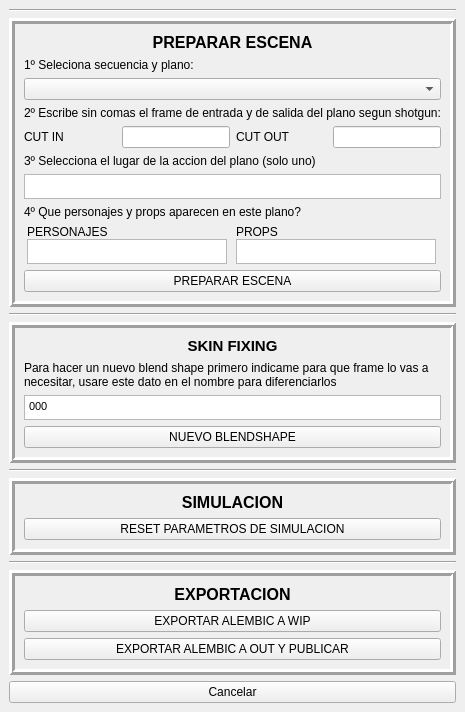
<?xml version="1.0" encoding="UTF-8"?>
<ui version="4.0">
 <class>DockWidget</class>
 <widget class="QDockWidget" name="DockWidget">
  <property name="geometry">
   <rect>
    <x>0</x>
    <y>0</y>
    <width>456</width>
    <height>712</height>
   </rect>
  </property>
  <property name="sizePolicy">
   <sizepolicy hsizetype="Preferred" vsizetype="Preferred">
    <horstretch>50</horstretch>
    <verstretch>0</verstretch>
   </sizepolicy>
  </property>
  <property name="windowTitle">
   <string>DockWidget</string>
  </property>
  <widget class="QWidget" name="dockWidgetContents">
   <layout class="QVBoxLayout" name="verticalLayout_2">
    <item>
     <widget class="Line" name="line_5">
      <property name="frameShadow">
       <enum>QFrame::Sunken</enum>
      </property>
      <property name="lineWidth">
       <number>1</number>
      </property>
      <property name="orientation">
       <enum>Qt::Horizontal</enum>
      </property>
     </widget>
    </item>
    <item>
     <widget class="QFrame" name="frame_4">
      <property name="frameShape">
       <enum>QFrame::Box</enum>
      </property>
      <property name="frameShadow">
       <enum>QFrame::Raised</enum>
      </property>
      <property name="lineWidth">
       <number>3</number>
      </property>
      <layout class="QVBoxLayout" name="verticalLayout_9">
       <item>
        <layout class="QVBoxLayout" name="verticalLayout_5">
         <property name="leftMargin">
          <number>0</number>
         </property>
         <property name="topMargin">
          <number>0</number>
         </property>
         <item>
          <widget class="QLabel" name="label_12">
           <property name="text">
            <string>&lt;html&gt;&lt;head/&gt;&lt;body&gt;&lt;p align=&quot;center&quot;&gt;&lt;span style=&quot; font-size:12pt; font-weight:600;&quot;&gt;PREPARAR ESCENA&lt;/span&gt;&lt;/p&gt;&lt;/body&gt;&lt;/html&gt;</string>
           </property>
          </widget>
         </item>
         <item>
          <widget class="QLabel" name="label_6">
           <property name="text">
            <string>1º Seleciona secuencia y plano:</string>
           </property>
          </widget>
         </item>
         <item>
          <layout class="QHBoxLayout" name="horizontalLayout_2">
           <item>
            <widget class="QComboBox" name="sequenceButton"/>
           </item>
          </layout>
         </item>
         <item>
          <widget class="QLabel" name="label_7">
           <property name="text">
            <string>2º Escribe sin comas el frame de entrada y de salida del plano segun shotgun:</string>
           </property>
          </widget>
         </item>
         <item>
          <layout class="QHBoxLayout" name="horizontalLayout_5">
           <property name="topMargin">
            <number>0</number>
           </property>
           <property name="rightMargin">
            <number>0</number>
           </property>
           <item>
            <widget class="QLabel" name="label_3">
             <property name="text">
              <string>CUT IN</string>
             </property>
             <property name="margin">
              <number>0</number>
             </property>
            </widget>
           </item>
           <item>
            <widget class="QLineEdit" name="cutInButton">
             <property name="sizePolicy">
              <sizepolicy hsizetype="Fixed" vsizetype="Fixed">
               <horstretch>0</horstretch>
               <verstretch>0</verstretch>
              </sizepolicy>
             </property>
             <property name="maximumSize">
              <size>
               <width>150</width>
               <height>25</height>
              </size>
             </property>
            </widget>
           </item>
           <item>
            <widget class="QLabel" name="label_4">
             <property name="text">
              <string>CUT OUT</string>
             </property>
             <property name="margin">
              <number>0</number>
             </property>
            </widget>
           </item>
           <item>
            <widget class="QLineEdit" name="cutOutButton">
             <property name="sizePolicy">
              <sizepolicy hsizetype="Fixed" vsizetype="Fixed">
               <horstretch>0</horstretch>
               <verstretch>0</verstretch>
              </sizepolicy>
             </property>
             <property name="maximumSize">
              <size>
               <width>150</width>
               <height>25</height>
              </size>
             </property>
            </widget>
           </item>
          </layout>
         </item>
         <item>
          <widget class="QLabel" name="label_5">
           <property name="text">
            <string>3º Selecciona el lugar de la accion del plano (solo uno)</string>
           </property>
          </widget>
         </item>
         <item>
          <widget class="QTextEdit" name="escenarioButton">
           <property name="sizePolicy">
            <sizepolicy hsizetype="Fixed" vsizetype="Fixed">
             <horstretch>0</horstretch>
             <verstretch>0</verstretch>
            </sizepolicy>
           </property>
           <property name="maximumSize">
            <size>
             <width>500</width>
             <height>25</height>
            </size>
           </property>
           <property name="lineWrapMode">
            <enum>QTextEdit::WidgetWidth</enum>
           </property>
          </widget>
         </item>
         <item>
          <widget class="QLabel" name="label_8">
           <property name="text">
            <string>4º Que personajes y props aparecen en este plano?</string>
           </property>
          </widget>
         </item>
         <item>
          <layout class="QHBoxLayout" name="horizontalLayout">
           <property name="topMargin">
            <number>0</number>
           </property>
           <item>
            <layout class="QVBoxLayout" name="verticalLayout_3">
             <property name="spacing">
              <number>0</number>
             </property>
             <property name="topMargin">
              <number>0</number>
             </property>
             <item>
              <widget class="QLabel" name="label_2">
               <property name="text">
                <string>PERSONAJES</string>
               </property>
              </widget>
             </item>
             <item>
              <widget class="QTextEdit" name="charsButton">
               <property name="sizePolicy">
                <sizepolicy hsizetype="Fixed" vsizetype="Fixed">
                 <horstretch>0</horstretch>
                 <verstretch>0</verstretch>
                </sizepolicy>
               </property>
               <property name="minimumSize">
                <size>
                 <width>0</width>
                 <height>0</height>
                </size>
               </property>
               <property name="maximumSize">
                <size>
                 <width>200</width>
                 <height>25</height>
                </size>
               </property>
               <property name="html">
                <string>&lt;!DOCTYPE HTML PUBLIC &quot;-//W3C//DTD HTML 4.0//EN&quot; &quot;http://www.w3.org/TR/REC-html40/strict.dtd&quot;&gt;
&lt;html&gt;&lt;head&gt;&lt;meta name=&quot;qrichtext&quot; content=&quot;1&quot; /&gt;&lt;style type=&quot;text/css&quot;&gt;
p, li { white-space: pre-wrap; }
&lt;/style&gt;&lt;/head&gt;&lt;body style=&quot; font-family:'MS Shell Dlg 2'; font-size:8.25pt; font-weight:400; font-style:normal;&quot;&gt;
&lt;p style=&quot;-qt-paragraph-type:empty; margin-top:0px; margin-bottom:0px; margin-left:0px; margin-right:0px; -qt-block-indent:0; text-indent:0px; font-size:8pt;&quot;&gt;&lt;br /&gt;&lt;/p&gt;&lt;/body&gt;&lt;/html&gt;</string>
               </property>
              </widget>
             </item>
            </layout>
           </item>
           <item>
            <layout class="QVBoxLayout" name="props3">
             <property name="spacing">
              <number>0</number>
             </property>
             <item>
              <widget class="QLabel" name="label_11">
               <property name="text">
                <string>PROPS</string>
               </property>
              </widget>
             </item>
             <item>
              <widget class="QTextEdit" name="propsButton">
               <property name="sizePolicy">
                <sizepolicy hsizetype="Fixed" vsizetype="Fixed">
                 <horstretch>0</horstretch>
                 <verstretch>0</verstretch>
                </sizepolicy>
               </property>
               <property name="maximumSize">
                <size>
                 <width>200</width>
                 <height>25</height>
                </size>
               </property>
              </widget>
             </item>
            </layout>
           </item>
          </layout>
         </item>
        </layout>
       </item>
       <item>
        <widget class="QPushButton" name="aceptarButton">
         <property name="text">
          <string>PREPARAR ESCENA</string>
         </property>
        </widget>
       </item>
      </layout>
     </widget>
    </item>
    <item>
     <widget class="Line" name="line_4">
      <property name="lineWidth">
       <number>1</number>
      </property>
      <property name="orientation">
       <enum>Qt::Horizontal</enum>
      </property>
     </widget>
    </item>
    <item>
     <widget class="QFrame" name="frame_3">
      <property name="frameShape">
       <enum>QFrame::Box</enum>
      </property>
      <property name="frameShadow">
       <enum>QFrame::Raised</enum>
      </property>
      <property name="lineWidth">
       <number>3</number>
      </property>
      <layout class="QVBoxLayout" name="verticalLayout_8">
       <item>
        <layout class="QVBoxLayout" name="verticalLayout">
         <item>
          <widget class="QLabel" name="label_9">
           <property name="text">
            <string>&lt;html&gt;&lt;head/&gt;&lt;body&gt;&lt;p align=&quot;center&quot;&gt;&lt;span style=&quot; font-size:11pt; font-weight:600;&quot;&gt;SKIN FIXING&lt;/span&gt;&lt;/p&gt;&lt;/body&gt;&lt;/html&gt;</string>
           </property>
          </widget>
         </item>
         <item>
          <widget class="QLabel" name="label">
           <property name="text">
            <string>Para hacer un nuevo blend shape primero indicame para que frame lo vas a necesitar, usare este dato en el nombre para diferenciarlos</string>
           </property>
           <property name="textFormat">
            <enum>Qt::RichText</enum>
           </property>
           <property name="alignment">
            <set>Qt::AlignLeading|Qt::AlignLeft|Qt::AlignVCenter</set>
           </property>
           <property name="wordWrap">
            <bool>true</bool>
           </property>
          </widget>
         </item>
         <item>
          <widget class="QTextEdit" name="blend_shape_frame">
           <property name="sizePolicy">
            <sizepolicy hsizetype="Fixed" vsizetype="Fixed">
             <horstretch>0</horstretch>
             <verstretch>0</verstretch>
            </sizepolicy>
           </property>
           <property name="maximumSize">
            <size>
             <width>500</width>
             <height>25</height>
            </size>
           </property>
           <property name="sizeIncrement">
            <size>
             <width>0</width>
             <height>0</height>
            </size>
           </property>
           <property name="html">
            <string>&lt;!DOCTYPE HTML PUBLIC &quot;-//W3C//DTD HTML 4.0//EN&quot; &quot;http://www.w3.org/TR/REC-html40/strict.dtd&quot;&gt;
&lt;html&gt;&lt;head&gt;&lt;meta name=&quot;qrichtext&quot; content=&quot;1&quot; /&gt;&lt;style type=&quot;text/css&quot;&gt;
p, li { white-space: pre-wrap; }
&lt;/style&gt;&lt;/head&gt;&lt;body style=&quot; font-family:'MS Shell Dlg 2'; font-size:8.25pt; font-weight:400; font-style:normal;&quot;&gt;
&lt;p style=&quot; margin-top:0px; margin-bottom:0px; margin-left:0px; margin-right:0px; -qt-block-indent:0; text-indent:0px;&quot;&gt;&lt;span style=&quot; font-size:8pt;&quot;&gt;000&lt;/span&gt;&lt;/p&gt;&lt;/body&gt;&lt;/html&gt;</string>
           </property>
          </widget>
         </item>
         <item>
          <widget class="QPushButton" name="btn_new_blendshape">
           <property name="text">
            <string>NUEVO BLENDSHAPE</string>
           </property>
          </widget>
         </item>
        </layout>
       </item>
      </layout>
     </widget>
    </item>
    <item>
     <widget class="Line" name="line_2">
      <property name="lineWidth">
       <number>1</number>
      </property>
      <property name="orientation">
       <enum>Qt::Horizontal</enum>
      </property>
     </widget>
    </item>
    <item>
     <widget class="QFrame" name="frame_2">
      <property name="frameShape">
       <enum>QFrame::Box</enum>
      </property>
      <property name="frameShadow">
       <enum>QFrame::Raised</enum>
      </property>
      <property name="lineWidth">
       <number>3</number>
      </property>
      <layout class="QVBoxLayout" name="verticalLayout_7">
       <item>
        <layout class="QVBoxLayout" name="verticalLayout_4">
         <item>
          <widget class="QLabel" name="label_10">
           <property name="text">
            <string>&lt;html&gt;&lt;head/&gt;&lt;body&gt;&lt;p align=&quot;center&quot;&gt;&lt;span style=&quot; font-size:12pt; font-weight:600;&quot;&gt;SIMULACION&lt;/span&gt;&lt;/p&gt;&lt;/body&gt;&lt;/html&gt;</string>
           </property>
          </widget>
         </item>
         <item>
          <widget class="QPushButton" name="btn_reset_simulation">
           <property name="text">
            <string>RESET PARAMETROS DE SIMULACION</string>
           </property>
          </widget>
         </item>
        </layout>
       </item>
      </layout>
     </widget>
    </item>
    <item>
     <widget class="Line" name="line">
      <property name="orientation">
       <enum>Qt::Horizontal</enum>
      </property>
     </widget>
    </item>
    <item>
     <widget class="QFrame" name="frame">
      <property name="frameShape">
       <enum>QFrame::Box</enum>
      </property>
      <property name="frameShadow">
       <enum>QFrame::Raised</enum>
      </property>
      <property name="lineWidth">
       <number>3</number>
      </property>
      <layout class="QVBoxLayout" name="verticalLayout_6">
       <item>
        <widget class="QLabel" name="label_13">
         <property name="text">
          <string>&lt;html&gt;&lt;head/&gt;&lt;body&gt;&lt;p align=&quot;center&quot;&gt;&lt;span style=&quot; font-size:12pt; font-weight:600;&quot;&gt;EXPORTACION&lt;/span&gt;&lt;/p&gt;&lt;/body&gt;&lt;/html&gt;</string>
         </property>
        </widget>
       </item>
       <item>
        <widget class="QPushButton" name="btn_export_wip">
         <property name="text">
          <string>EXPORTAR ALEMBIC A WIP</string>
         </property>
        </widget>
       </item>
       <item>
        <widget class="QPushButton" name="btn_export_out">
         <property name="text">
          <string>EXPORTAR ALEMBIC A OUT Y PUBLICAR</string>
         </property>
        </widget>
       </item>
      </layout>
     </widget>
    </item>
    <item>
     <widget class="QPushButton" name="cancelButton">
      <property name="text">
       <string>Cancelar</string>
      </property>
     </widget>
    </item>
   </layout>
  </widget>
 </widget>
 <resources/>
 <connections/>
</ui>
